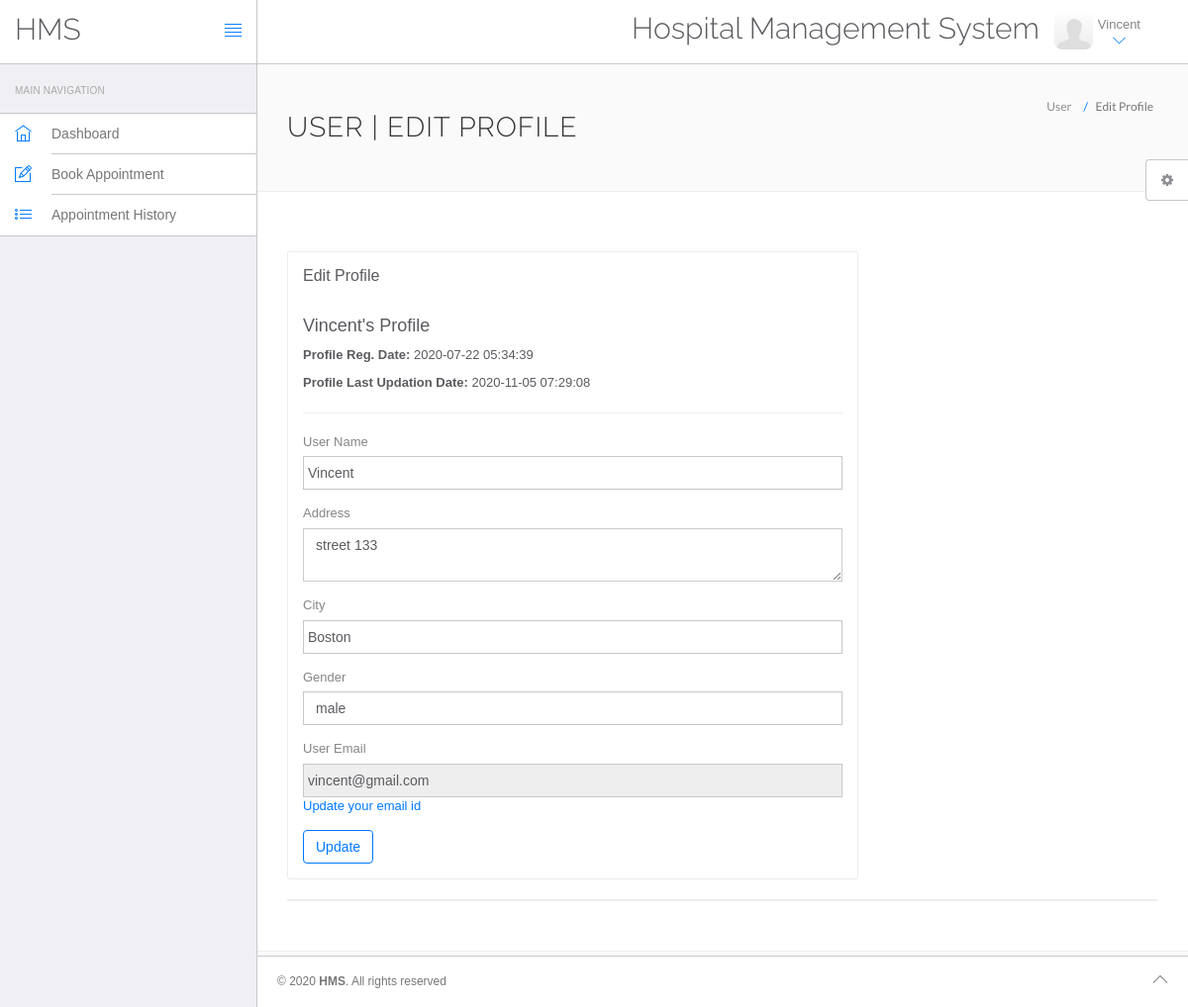
The page /hms/edit-profile.php (signed in) on the database its author committed.
### tables this page shows
CREATE TABLE `users` (
  `id` int(11) NOT NULL,
  `fullName` varchar(255) DEFAULT NULL,
  `address` longtext DEFAULT NULL,
  `city` varchar(255) DEFAULT NULL,
  `gender` varchar(255) DEFAULT NULL,
  `email` varchar(255) DEFAULT NULL,
  `password` varchar(255) DEFAULT NULL,
  `regDate` timestamp NULL DEFAULT current_timestamp(),
  `updationDate` timestamp NULL DEFAULT NULL ON UPDATE current_timestamp()
);

### hms/edit-profile.php (the view, shortened to what this page needs)
<?php
include('include/config.php');
?>
<!DOCTYPE html>
<html lang="en">
	<head>
		<link rel="stylesheet" href="vendor/bootstrap/css/bootstrap.min.css">
		<link rel="stylesheet" href="vendor/fontawesome/css/font-awesome.min.css">
		<link rel="stylesheet" href="vendor/themify-icons/themify-icons.min.css">
		<link href="vendor/animate.css/animate.min.css" rel="stylesheet" media="screen">
		<link href="vendor/perfect-scrollbar/perfect-scrollbar.min.css" rel="stylesheet" media="screen">
		<link href="vendor/switchery/switchery.min.css" rel="stylesheet" media="screen">
		<link href="vendor/bootstrap-touchspin/jquery.bootstrap-touchspin.min.css" rel="stylesheet" media="screen">
		<link href="vendor/select2/select2.min.css" rel="stylesheet" media="screen">
		<link href="vendor/bootstrap-datepicker/bootstrap-datepicker3.standalone.min.css" rel="stylesheet" media="screen">
		<link href="vendor/bootstrap-timepicker/bootstrap-timepicker.min.css" rel="stylesheet" media="screen">
		<link rel="stylesheet" href="assets/css/styles.css">
		<link rel="stylesheet" href="assets/css/plugins.css">
		<link rel="stylesheet" href="assets/css/themes/theme-1.css" id="skin_color" />
	</head>
	<body>
		<div id="app">
<?php include('include/sidebar.php');?>
			<div class="app-content">
						<?php include('include/header.php');?>
				<div class="main-content" >
					<div class="wrap-content container" id="container">
						<section id="page-title">
							<div class="row">
								<div class="col-sm-8">
									<h1 class="mainTitle">User | Edit Profile</h1>
																	</div>
								<ol class="breadcrumb">
									<li>
										<span>User </span>
									</li>
									<li class="active">
										<span>Edit Profile</span>
									</li>
								</ol>
							</div>
						</section>
						<div class="container-fluid container-fullw bg-white">
							<div class="row">
								<div class="col-md-12">
									<div class="row margin-top-30">
										<div class="col-lg-8 col-md-12">
											<div class="panel panel-white">
												<div class="panel-heading">
													<h5 class="panel-title">Edit Profile</h5>
												</div>
												<div class="panel-body">
									<?php
$sql=mysqli_query($con,"select * from users where id='".$_SESSION['id']."'");
while($data=mysqli_fetch_array($sql))
{
?>
<h4><?php echo htmlentities($data['fullName']);?>'s Profile</h4>
<p><b>Profile Reg. Date: </b><?php echo htmlentities($data['regDate']);?></p>
<?php if($data['updationDate']){?>
<p><b>Profile Last Updation Date: </b><?php echo htmlentities($data['updationDate']);?></p>
<?php } ?>
<hr />													<form role="form" name="edit" method="post">
<div class="form-group">
															<label for="fname">
																 User Name
															</label>
	<input type="text" name="fname" class="form-control" value="<?php echo htmlentities($data['fullName']);?>" >
														</div>
<div class="form-group">
															<label for="address">
																 Address
															</label>
					<textarea name="address" class="form-control"><?php echo htmlentities($data['address']);?></textarea>
														</div>
<div class="form-group">
															<label for="city">
																 City
															</label>
		<input type="text" name="city" class="form-control" required="required"  value="<?php echo htmlentities($data['city']);?>" >
														</div>
<div class="form-group">
									<label for="gender">
																Gender
															</label>
<select name="gender" class="form-control" required="required" >
<option value="<?php echo htmlentities($data['gender']);?>"><?php echo htmlentities($data['gender']);?></option>
</select>
														</div>
<div class="form-group">
									<label for="fess">
																 User Email
															</label>
					<input type="email" name="uemail" class="form-control"  readonly="readonly"  value="<?php echo htmlentities($data['email']);?>">
					<a href="change-emaild.php">Update your email id</a>
														</div>
														<button type="submit" name="submit" class="btn btn-o btn-primary">
															Update
														</button>
													</form>
													<?php } ?>
												</div>
											</div>
										</div>
											</div>
										</div>
									<div class="col-lg-12 col-md-12">
											<div class="panel panel-white">
											</div>
										</div>
									</div>
								</div>
					</div>
				</div>
			</div>
	<?php include('include/footer.php');?>
	<?php include('include/setting.php');?>
		</div>
	</body>
</html>

### hms/include/header.php (shortened to what this page needs)
<header class="navbar navbar-default navbar-static-top">
					<div class="navbar-header">
						<a class="navbar-brand" href="#">
							<h2 style="padding-top:20% ">HMS</h2>
						</a>
						<a href="#" class="sidebar-toggler pull-right visible-md visible-lg" data-toggle-class="app-sidebar-closed" data-toggle-target="#app">
							<i class="ti-align-justify"></i>
						</a>
					</div>
					<div class="navbar-collapse collapse">
						<ul class="nav navbar-right">
								<li  style="padding-top:2% ">
								<h2>Hospital Management System</h2>
							</li>
							<li class="dropdown current-user">
								<a href class="dropdown-toggle" data-toggle="dropdown">
									<img src="assets/images/default-user.png" alt="Peter"> <span class="username">
									<?php $query=mysqli_query($con,"select fullName from users where id='".$_SESSION['id']."'");
while($row=mysqli_fetch_array($query))
{
	echo $row['fullName'];
}
									?> <i class="ti-angle-down"></i></i></span>
								</a>
							</li>
						</ul>
					</div>
				</header>

### hms/assets/css/themes/theme-1.css (style rules this page uses)
body { background: #FAFAFA; }
header .navbar-header { background: #ffffff !important; border-right-color: #c8c7cc !important; border-bottom-color: #c8c7cc !important; }
header .navbar-header .sidebar-toggler, header .navbar-header .sidebar-mobile-toggler { color: #007aff !important; }
header .navbar-header .navbar-brand { color: #777 !important; }
header .navbar-collapse { background: #ffffff !important; border-bottom-color: #c8c7cc !important; box-shadow: none !important; }
header .navbar-collapse .navbar-right > li > a { color: #777; }
header .navbar-collapse .navbar-right > li > a i { color: #007aff !important; }

### rows shown on the page
users: fullName "Vincent", regDate "2020-07-22 05:34:39", updationDate "2020-11-05 07:29:08", fname "Vincent", address "street 133", city "Boston", gender "male", uemail "vincent@gmail.com"
